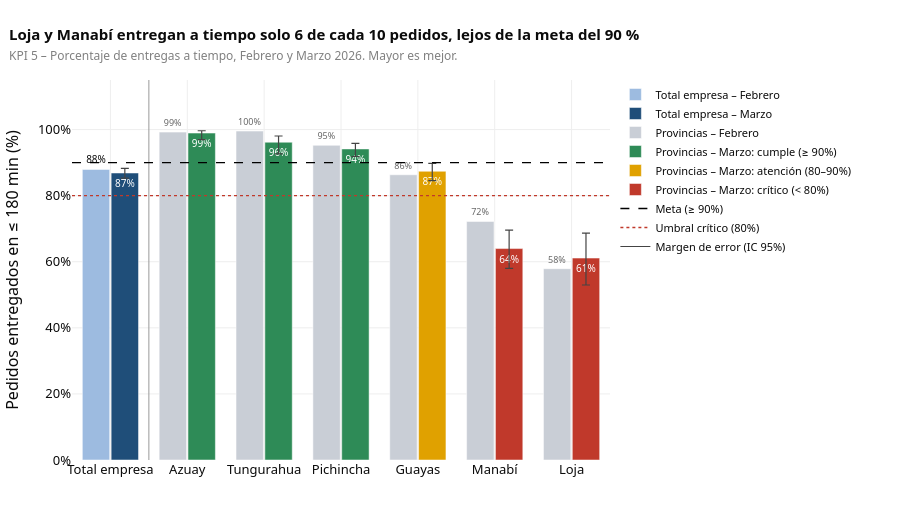

Notebook code cell kept with this figure:
### Code cell
kg.fig_kpi(df, "k5", mes=3, leyenda_abajo=False,
           titulo="<b>Loja y Manabí entregan a tiempo solo 6 de cada 10 pedidos, lejos de la meta del 90 %</b>").show()

### Figure 1 — Plotly figure (JSON) as saved in the notebook; plotly's stock layout.template omitted (floating-point values rounded to 4 significant figures)
{"data": [{"customdata": [[229.0, 1899.0, 86.4, 89.33]], "hovertemplate": "<b>Total empresa</b> – Febrero<br>Porcentaje de entregas a tiempo: %{y:.1f}%<br>Fuera de plazo: %{customdata[0]:,.0f} de %{customdata[1]:,.0f}<br>IC 95%: %{customdata[2]:.1f}% – %{customdata[3]:.1f}%<extra></extra>", "marker": {"color": "#9dbbe0"}, "name": "Total empresa – Febrero", "offsetgroup": "ant", "text": ["88%"], "textfont": {"size": 10}, "textposition": "outside", "type": "bar", "x": ["Total empresa"], "y": [87.94]}, {"customdata": [[271.0, 2062.0, 85.33, 88.25]], "error_y": {"array": [1.39], "arrayminus": [1.527], "color": "#444", "symmetric": false, "thickness": 1.2, "type": "data", "width": 4}, "hovertemplate": "<b>Total empresa</b> – Marzo<br>Porcentaje de entregas a tiempo: %{y:.1f}%<br>Fuera de plazo: %{customdata[0]:,.0f} de %{customdata[1]:,.0f}<br>IC 95%: %{customdata[2]:.1f}% – %{customdata[3]:.1f}%<extra></extra>", "insidetextanchor": "end", "marker": {"color": "#1f4e79"}, "name": "Total empresa – Marzo", "offsetgroup": "cur", "text": ["87%"], "textfont": {"color": "white", "size": 10}, "textposition": "inside", "type": "bar", "x": ["Total empresa"], "y": [86.86]}, {"customdata": [[2.0, 259.0, 97.23, 99.79], [1.0, 219.0, 97.46, 99.92], [23.0, 483.0, 92.96, 96.81], [77.0, 563.0, 83.24, 88.92], [62.0, 223.0, 65.98, 77.66], [64.0, 152.0, 49.95, 65.45]], "hovertemplate": "<b>%{x}</b> – Febrero<br>Porcentaje de entregas a tiempo: %{y:.1f}%<br>Fuera de plazo: %{customdata[0]:,.0f} de %{customdata[1]:,.0f}<br>IC 95%: %{customdata[2]:.1f}% – %{customdata[3]:.1f}%<extra></extra>", "marker": {"color": "#c9ced6"}, "name": "Provincias – Febrero", "offsetgroup": "ant", "text": ["99%", "100%", "95%", "86%", "72%", "58%"], "textfont": {"color": "#666", "size": 9}, "textposition": "outside", "type": "bar", "x": ["Azuay", "Tungurahua", "Pichincha", "Guayas", "Manabí", "Loja"], "y": [99.23, 99.54, 95.24, 86.32, 72.2, 57.89]}, {"customdata": [[3.0, 284.0, 96.94, 99.64], [8.0, 209.0, 92.63, 98.05], [32.0, 546.0, 91.84, 95.82]], "error_y": {"array": [0.6965, 1.876, 1.679], "arrayminus": [2.003, 3.542, 2.296], "color": "#444", "symmetric": false, "thickness": 1.2, "type": "data", "width": 4}, "hovertemplate": "<b>%{x}</b> – Marzo<br>Porcentaje de entregas a tiempo: %{y:.1f}%<br>Fuera de plazo: %{customdata[0]:,.0f} de %{customdata[1]:,.0f}<br>IC 95%: %{customdata[2]:.1f}% – %{customdata[3]:.1f}%<extra></extra>", "insidetextanchor": "end", "marker": {"color": "#2e8b57"}, "name": "Provincias – Marzo: cumple (≥ 90%)", "offsetgroup": "cur", "text": ["99%", "96%", "94%"], "textfont": {"color": "white", "size": 10}, "textposition": "inside", "type": "bar", "x": ["Azuay", "Tungurahua", "Pichincha"], "y": [98.94, 96.17, 94.14]}, {"customdata": [[78.0, 618.0, 84.53, 89.77]], "error_y": {"array": [2.389], "arrayminus": [2.851], "color": "#444", "symmetric": false, "thickness": 1.2, "type": "data", "width": 4}, "hovertemplate": "<b>%{x}</b> – Marzo<br>Porcentaje de entregas a tiempo: %{y:.1f}%<br>Fuera de plazo: %{customdata[0]:,.0f} de %{customdata[1]:,.0f}<br>IC 95%: %{customdata[2]:.1f}% – %{customdata[3]:.1f}%<extra></extra>", "insidetextanchor": "end", "marker": {"color": "#e0a100"}, "name": "Provincias – Marzo: atención (80–90%)", "offsetgroup": "cur", "text": ["87%"], "textfont": {"color": "white", "size": 10}, "textposition": "inside", "type": "bar", "x": ["Guayas"], "y": [87.38]}, {"customdata": [[94.0, 261.0, 58.0, 69.57], [56.0, 144.0, 52.96, 68.69]], "error_y": {"array": [5.582, 7.575], "arrayminus": [5.988, 8.152], "color": "#444", "symmetric": false, "thickness": 1.2, "type": "data", "width": 4}, "hovertemplate": "<b>%{x}</b> – Marzo<br>Porcentaje de entregas a tiempo: %{y:.1f}%<br>Fuera de plazo: %{customdata[0]:,.0f} de %{customdata[1]:,.0f}<br>IC 95%: %{customdata[2]:.1f}% – %{customdata[3]:.1f}%<extra></extra>", "insidetextanchor": "end", "marker": {"color": "#c0392b"}, "name": "Provincias – Marzo: crítico (< 80%)", "offsetgroup": "cur", "text": ["64%", "61%"], "textfont": {"color": "white", "size": 10}, "textposition": "inside", "type": "bar", "x": ["Manabí", "Loja"], "y": [63.98, 61.11]}, {"line": {"color": "black", "dash": "dash", "width": 1.4}, "mode": "lines", "name": "Meta (≥ 90%)", "type": "scatter", "x": [null], "y": [null]}, {"line": {"color": "#c0392b", "dash": "dot", "width": 1.4}, "mode": "lines", "name": "Umbral crítico (80%)", "type": "scatter", "x": [null], "y": [null]}, {"line": {"color": "#444", "width": 1.2}, "mode": "lines", "name": "Margen de error (IC 95%)", "type": "scatter", "x": [null], "y": [null]}], "layout": {"bargap": 0.25, "bargroupgap": 0.05, "barmode": "group", "font": {"color": "#0b0b0b", "family": "system-ui, -apple-system, Segoe UI, sans-serif", "size": 13}, "height": 520, "hoverlabel": {"bgcolor": "white", "font": {"size": 12}}, "legend": {"font": {"size": 11}, "orientation": "v", "x": 1.01, "y": 1}, "margin": {"b": 60, "l": 60, "r": 290, "t": 80}, "paper_bgcolor": "rgba(0,0,0,0)", "plot_bgcolor": "white", "shapes": [{"line": {"color": "#999", "width": 1}, "type": "line", "x0": 0.5, "x1": 0.5, "xref": "x", "y0": 0, "y1": 1, "yref": "y domain"}, {"line": {"color": "black", "dash": "dash", "width": 1.4}, "type": "line", "x0": 0, "x1": 1, "xref": "x domain", "y0": 90, "y1": 90, "yref": "y"}, {"line": {"color": "#c0392b", "dash": "dot", "width": 1.4}, "type": "line", "x0": 0, "x1": 1, "xref": "x domain", "y0": 80, "y1": 80, "yref": "y"}], "title": {"font": {"size": 15}, "text": "<b>Loja y Manabí entregan a tiempo solo 6 de cada 10 pedidos, lejos de la meta del 90 %</b><br><span style='font-size:12px;color:gray'>KPI 5 – Porcentaje de entregas a tiempo, Febrero y Marzo 2026. Mayor es mejor.</span>", "x": 0.01, "xanchor": "left"}, "xaxis": {"categoryarray": ["Total empresa", "Azuay", "Tungurahua", "Pichincha", "Guayas", "Manabí", "Loja"], "categoryorder": "array", "gridcolor": "#eeeeee", "title": {"text": ""}, "zeroline": false}, "yaxis": {"gridcolor": "#eeeeee", "range": [0, 115], "tickprefix": "", "ticksuffix": "%", "title": {"text": "Pedidos entregados en ≤ 180 min (%)"}, "zeroline": false}}}
